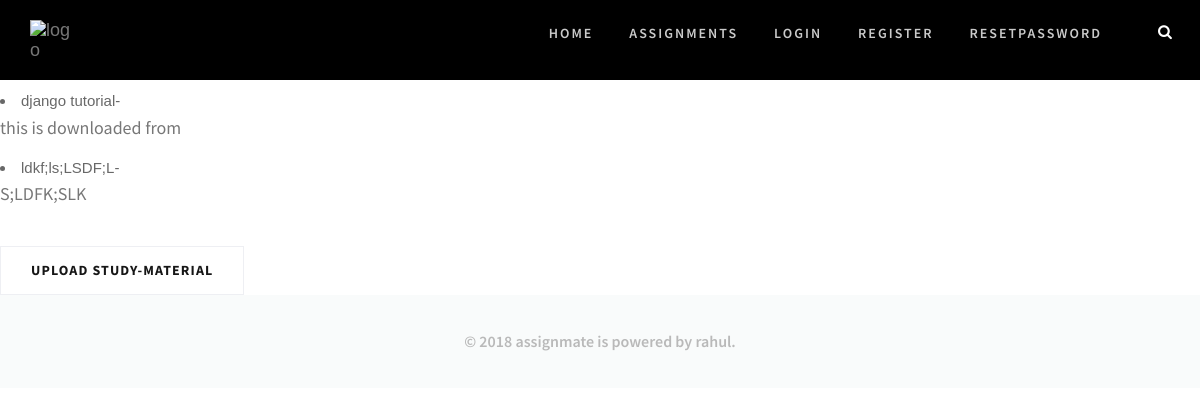
Screenshot of /studymaterial with the database file from the repository.
### assignment/models.py (models this page shows, shortened)
class Studymaterial(models.Model):
    name=models.CharField(max_length=30)
    user=models.ForeignKey(User,on_delete=models.CASCADE)
    subject=models.CharField(max_length=20)
    discription=models.CharField(max_length=500)
    document=models.FileField(upload_to='documents//%Y/%m/%d/')
    uploaded_at=models.DateField(auto_now=True)
    objects = StudymaterialManager()

### assignment/views.py (the view)
# urls.py: path('studymaterial',studymaterial,name='studymaterial'),
def studymaterial(request):
    studymaterials = Studymaterial.objects.all()
    return render(request,'assignment/studymaterial.html',{'studymaterial':studymaterials})

### assignment/models.py (called while the page is built)
    def get_queryset(self):
        return StudymaterialQuerySet(self.model,using=self._db)

### assignment/templates/assignment/studymaterial.html
{% extends 'accounts/base.html'%}
{% block body %}
        <div class="col">
            {% for studymaterial in studymaterial %}
                <li><a href="{{studymaterial.document.url}}" target="_blank">{{studymaterial.name}}</a>-<p>{{studymaterial.discription}}</li>
            {% endfor%}
            <br>
            <a href="{% url 'assignment:uploadfile'%}" class="btn">upload study-material</a>
        </div>
{% endblock %}

### accounts/static/accounts/css/style.css (style rules this page uses)
a, input, button, select, textarea { outline: none; }
a { outline: none; text-decoration: none; color: #f1868a; transition: all 0.3s ease-in-out; -webkit-transition: all 0.3s ease-in-out; -moz-transition: all 0.3s ease-in-out; -ms-transition: all 0.3s ease-in-out; }
body { margin: 0; font-size: 14px; color: #686868; -webkit-font-smoothing: antialiased; -moz-osx-font-smoothing: grayscale; overflow-x: hidden; word-wrap: break-word; font-family: 'Playfair Display', serif; }
p { font-size: 18px; line-height: 29px; margin: 0 0 15px; color: #777777; font-family: 'Source Sans Pro', sans-serif; }
.btn { background-color: #fff; border: 1px solid #eeeff3; color: #161616; font-family: 'Source Sans Pro', sans-serif; font-size: 14px; letter-spacing: 1.12px; text-transform: uppercase; border-radius: 0; padding: 13.5px 30px; font-weight: 700; }

### accounts/static/accounts/css/w3.css (style rules this page uses)
*,*:before,*:after { box-sizing:inherit }
html { -ms-text-size-adjust:100%;-webkit-text-size-adjust:100% }
body { margin:0 }
a { background-color:transparent;-webkit-text-decoration-skip:objects }
html,body { font-family:Verdana,sans-serif;font-size:15px;line-height:1.5 }
html { overflow-x:hidden }
a { color:inherit }

### accounts/templates/accounts/base.html (style rules this page uses)
* { box-sizing: border-box; }

### rows the page displays
Studymaterial: name "django tutorial", discription "this is downloaded from"
Studymaterial: name "ldkf;ls;LSDF;L", discription "S;LDFK;SLK"
